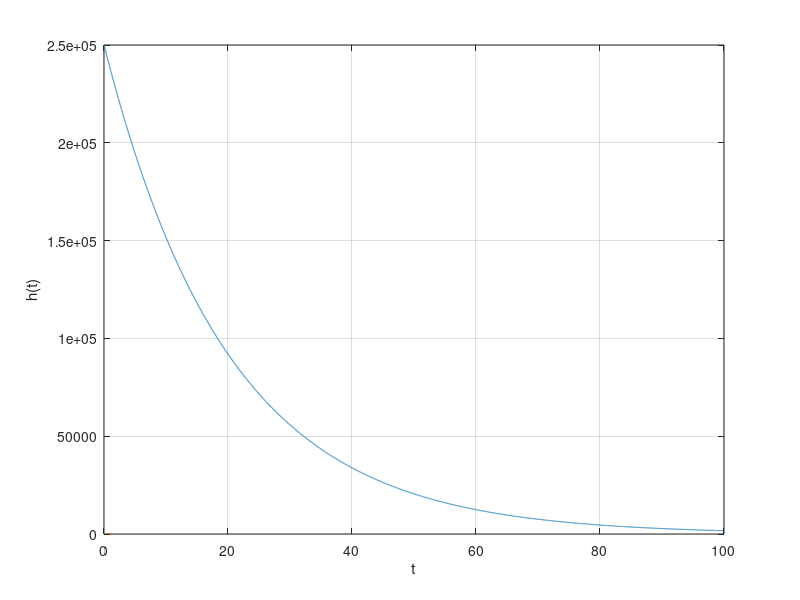

Here is the MATLAB script that generated this plot:
% Modifying parameters K and T 

Ts = 0.01;
t = 0:Ts:100;

K = 5000000;
T = 20;

s = tf('s');
H = K/(T*s+1);

[ht3, tout] = impulse(H, t);

plot(t, ht3, linewidth=2)
grid on
xlabel('t')
ylabel('h(t)')
hold on